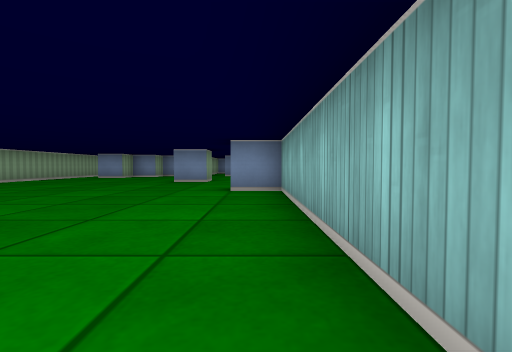
View 1 (above)

22 first-person views from a walk through a cub3D level. The camera is about half as high as the walls, tilts 2° down and sees 85° across. The floor is counted in squares. Each view is taken from the middle of a square. On the plan, view 1 faces up. The plan holds only what a view shows up to about 9 squares ahead; the rest is blank.

View 2
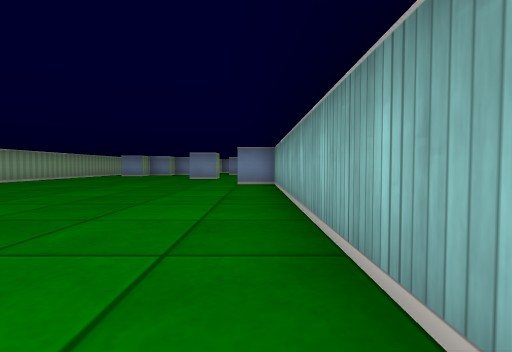

View 3
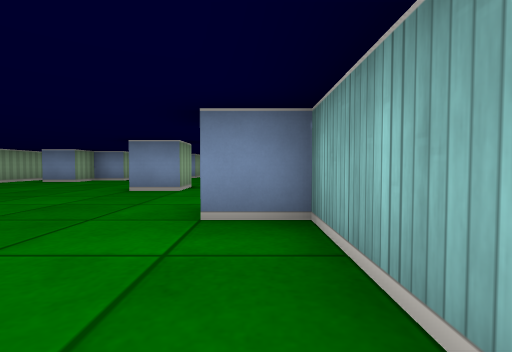

View 4
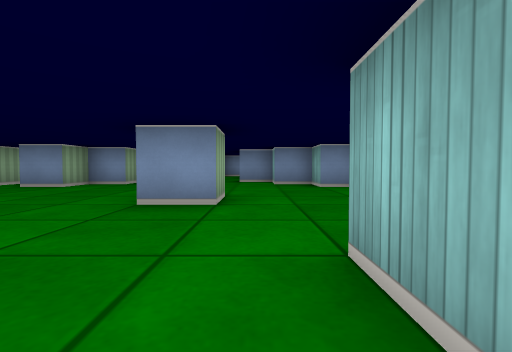

View 5
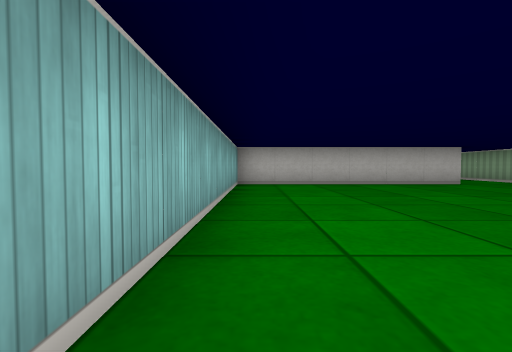

View 6
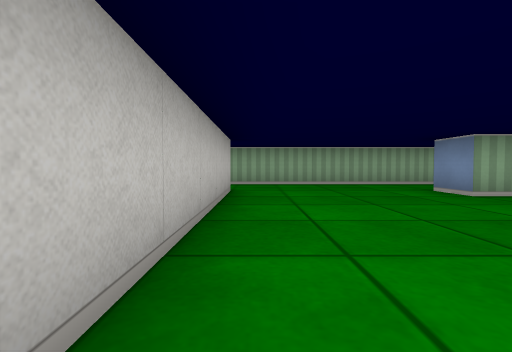

View 7
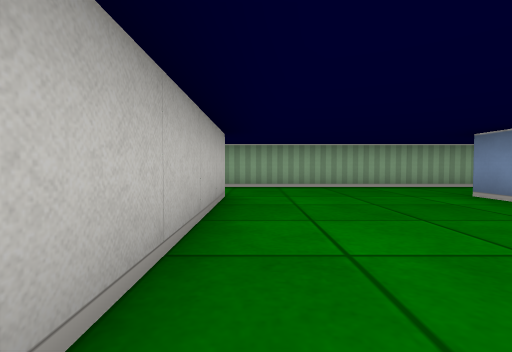

View 8
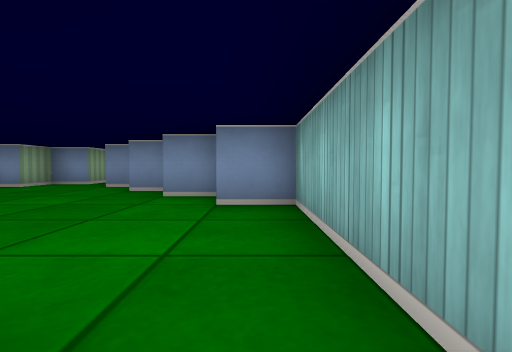

View 9
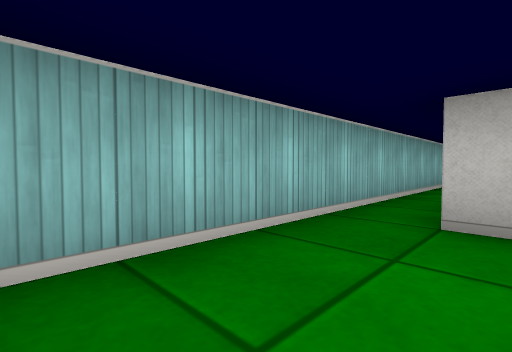

View 10
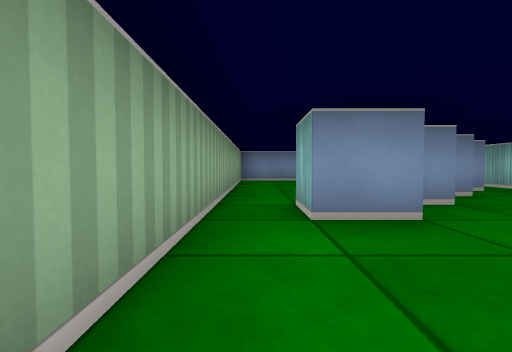

View 11
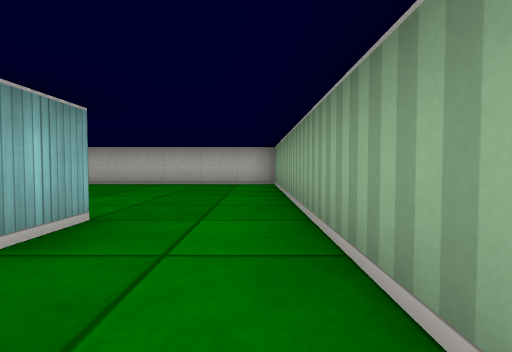

View 12
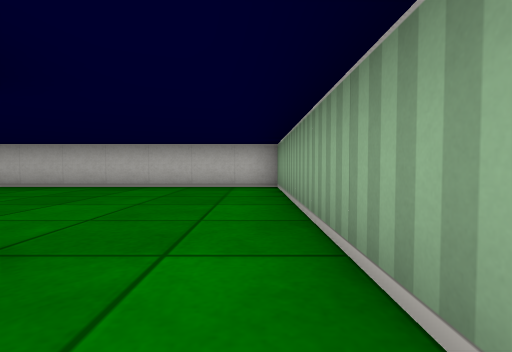

View 13
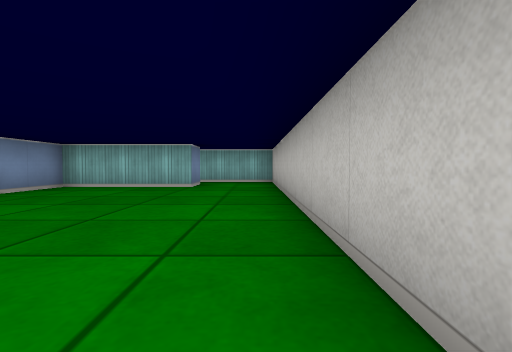

View 14
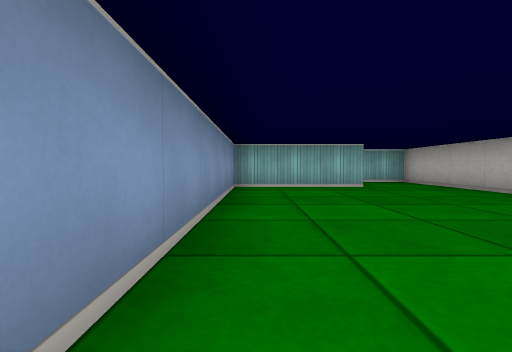

View 15
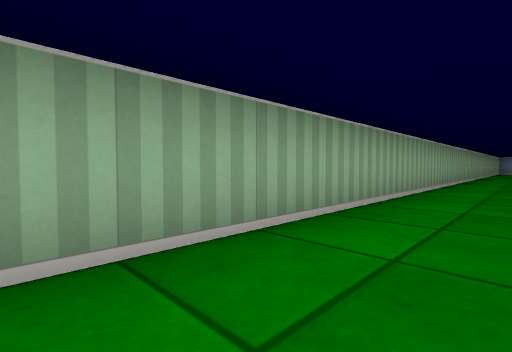

View 16
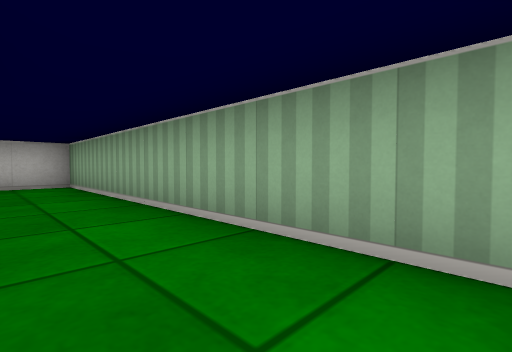

View 17
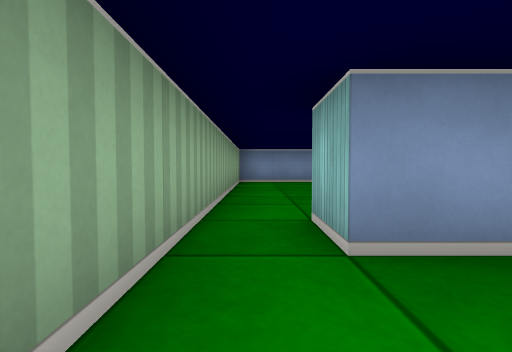

View 18
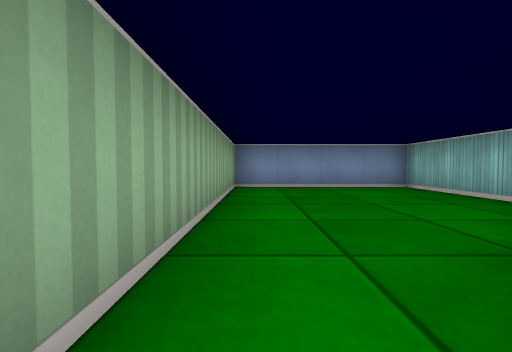

View 19
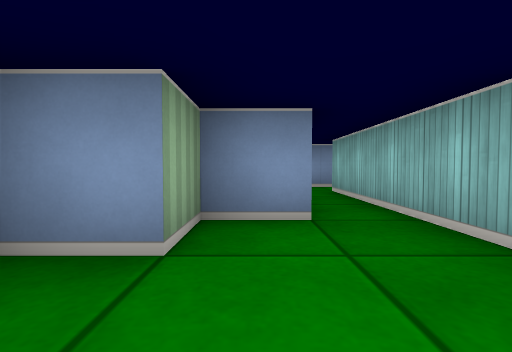

View 20
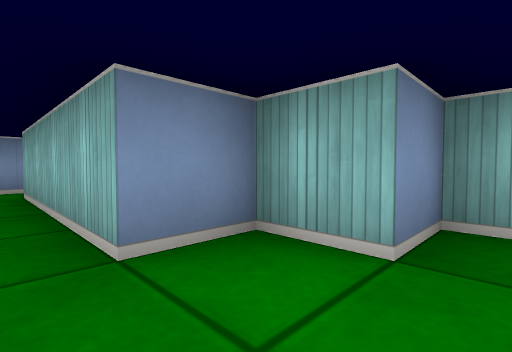

View 21
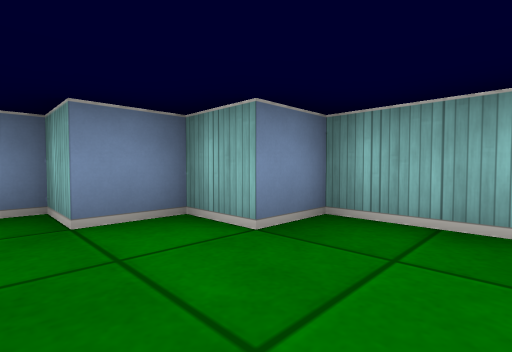

View 22
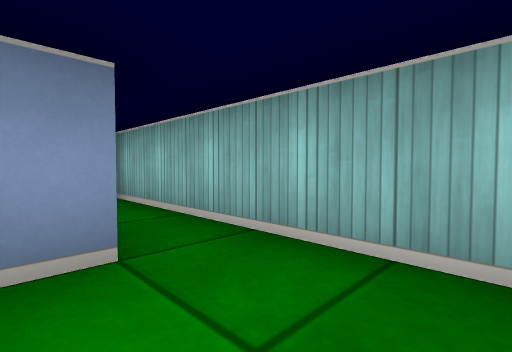

### Floor plan
Ten units are one square. View 1 is at (0, 0); x grows to the right and y downward. Boxes are objects, and circles mark ways between rooms. Rooms are numbered by the first view taken in them; rooms with no view inside come last. Other rooms are left out.
<svg viewBox="-80 -190 110 280">
<path fill="none" stroke="#000" d="M-15 -95 -15 -85 -25 -85M-45 -21 -45 -15 -55 -15M10 -75 15 -75M25 -25 25 -105 15 -105 15 -115 5 -115 5 -125 -5 -125 -5 -135 -15 -135 -15 -175M-75 -115 -75 25M-55 25 5 25 5 -55 -5 -55 -5 -65M-25 -154 -25 -145 -35 -145 -35 -135 -45 -135 -45 -125 -55 -125 -55 -115 -65 -115M5 65 5 35 -55 35 -55 25M-75 25 -75 85 5 85M-35 -158 -35 -185 -75 -185 -75 -115M-65 -115 -65 -125M16 65 5 65M5 85 25 85 25 35"/>
<circle cx="-65" cy="30" r="3" fill="#2a7"/>
<circle cx="-70" cy="-110" r="3" fill="#2a7"/>
<circle cx="10" cy="75" r="3" fill="#2a7"/>
<text x="-30" y="-60">1</text>
<text x="-40" y="60">2</text>
<text x="-60" y="-160">3</text>
<text x="20" y="60">4</text>
</svg>
Room 1 opens to room 2. Room 1 opens to room 3. Room 2 opens to room 4.

Where each view was taken, in squares from view 1:
view 1: 0 up, 0 right, facing up
view 2: 2 down, 0 right, facing up
view 3: 3 up, 0 right, facing up
view 4: 5 up, 1 left, facing up
view 5: 5 up, 0 right, facing down
view 6: 2 down, 0 right, facing left
view 7: 2 down, 1 left, facing left
view 8: 7 up, 2 right, facing up
view 9: 10 up, 1 right, facing down-right
view 10: 9 up, 7 left, facing up
view 11: 1 down, 7 left, facing down
view 12: 2 down, 7 left, facing down
view 13: 8 down, 6 left, facing right
view 14: 4 down, 6 left, facing right
view 15: 3 down, 6 left, facing up-left
view 16: 1 down, 6 left, facing down-left
view 17: 10 up, 7 left, facing up
view 18: 12 up, 7 left, facing up
view 19: 12 up, 3 left, facing up
view 20: 12 up, 2 left, facing up-right
view 21: 9 up, 0 right, facing up-right
view 22: 8 down, 1 right, facing up-right
